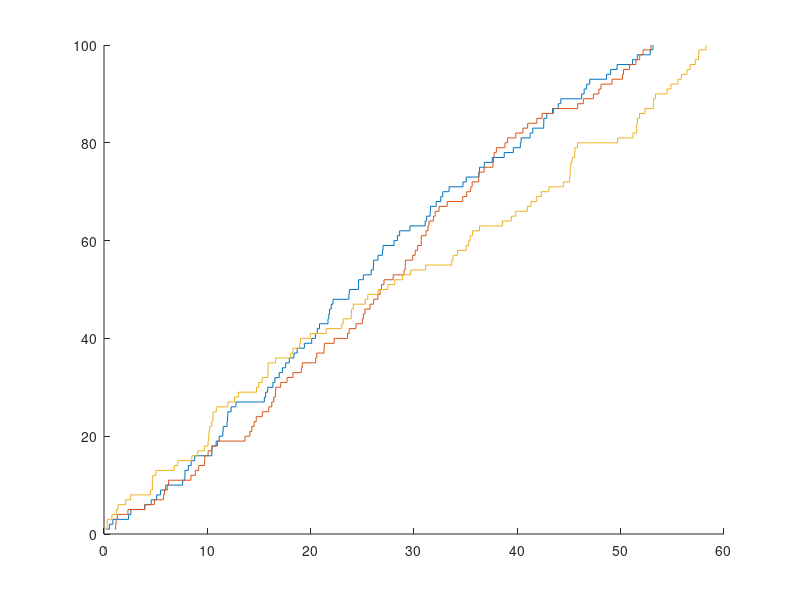
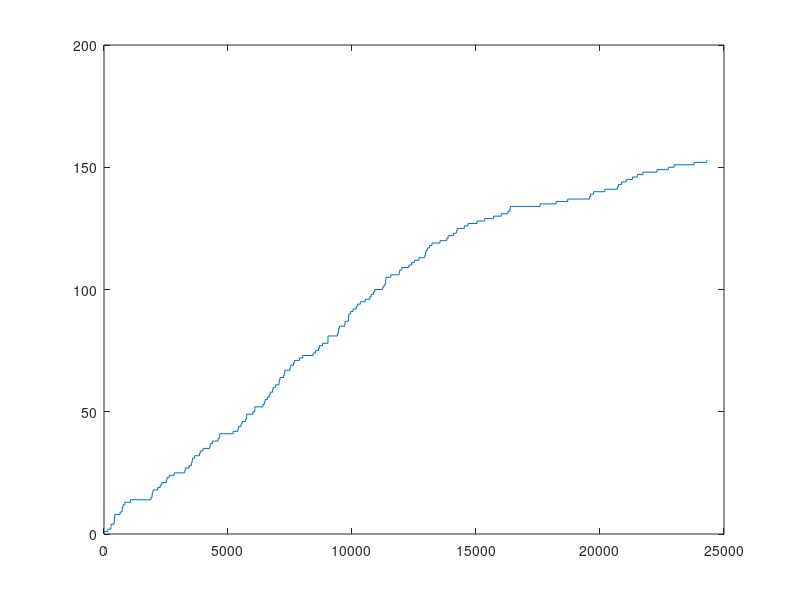
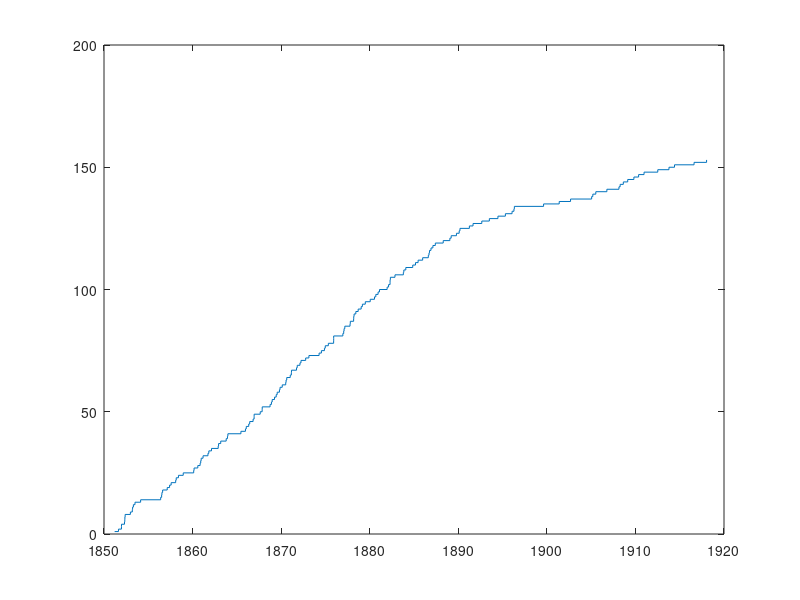
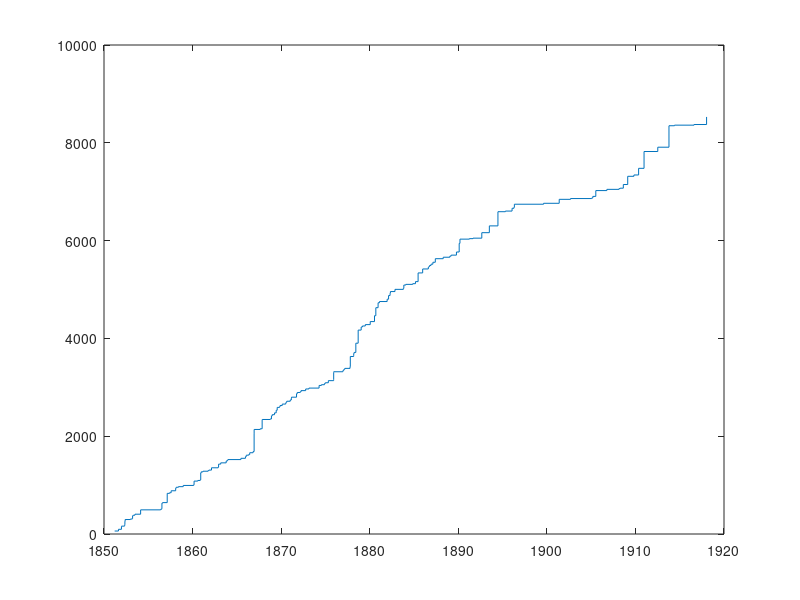

Recreate these plots in MATLAB, in order. (Note: this script raises an error after producing the figures.)
lambda = 2;

u=rand(1,100);
y=-log(1-u)/lambda;
T=cumsum(y);
N=(1:100);
figure()
hold on
stairs(T,N)
u=rand(1,100);
y=-log(1-u)/lambda;
T=cumsum(y);
stairs(T,N)
u=rand(1,100);
y=-log(1-u)/lambda;
T=cumsum(y);
stairs(T,N)
%% 2.3.1
n=20;
lambda_est = N(n)/T(n);
alpha = norminv(0.975);
conf_lowend = lambda_est-alpha*sqrt(lambda_est/n);
conf_highend = lambda_est+alpha*sqrt(lambda_est/n);
%% 2.3.2
n=90;
lambda_est = N(n)/T(n);
alpha = norminv(0.975);
conf_lowend = lambda_est-alpha*sqrt(lambda_est/n);
conf_highend = lambda_est+alpha*sqrt(lambda_est/n);

%% 2.4
clear all
load coal.dat
T=cumsum(coal(:,5));
N=1:size(coal,1);
figure()
stairs(T,N)
lambda_est = (N(length(N))/T(length(T)))*365;
alpha = norminv(0.975);
alpha2 = norminv(0.025);
conf_lowend = lambda_est-alpha*sqrt(lambda_est/T(length(N)));
conf_highend = lambda_est+alpha*sqrt(lambda_est/T(length(N)));

% split coal data

T1 = T(100);
T2 = T(length(T))-T(101);
N1 = 100;
N2 = length(T)-100;

lambda_est1 = (N1/T1)*365;
lambda_est2 = (N2/T2)*365;

conf_lowend2 = lambda_est1 -lambda_est2+((alpha2)^2)/2*(1/N1-1/N2)-alpha*sqrt((lambda_est1/N1+lambda_est2/N2)+((alpha2)^2)/4*(1/N1-1/N2)^2);
conf_highend2 = lambda_est1 -lambda_est2+((alpha2)^2)/2*(1/N1-1/N2)+alpha*sqrt((lambda_est1/N1+lambda_est2/N2)+((alpha2)^2)/4*(1/N1-1/N2)^2);

figure()
stairs(coal(:,3)+coal(:,4)/365,N)
figure()
stairs(coal(:,3)+coal(:,4)/365,cumsum(coal(:,6)))

%% 2.5
clear all
S = 0.5;
lambda = 500;

y= porand(lambda*S);

i=1;
counter = 1;

while counter < y
    K = rand(1,1);
    T = rand(1,1);
    if K+T < 1
        xtemp(counter) = K;
        ytemp(counter) = T;
        counter = counter+1;
    end
end
figure()
plot(xtemp,ytemp,'x')






% lambda = 0.5;
% 
% Y = 1:100;
% X = zeros(1,length(Y));
% 
% for i = 1:length(X)
%     
% X(1,i) = porand(lambda)+1;
% 
% end
% 
% X = cumsum(X);
% figure()
% stairs(X,Y)








%% 3.1
clear all
u=0:0.01:10;
S = 10;
gamma = 8;

y= porand(gamma*S);
T = sort(rand(y,1)*S);

figure()
plot(u,4*(1-cos(u.^2/4)),T,0*T,'x')

%% 3.2.1
S = 50; 
theta = 0.5*[20, 15, 0];
t = inhom_poisson_simulate(theta,S);
u = 0:S/(length(t)-1):S;
figure()
plot(u,theta(1,1) + theta(1,2)*cos(2*pi*t/S) + theta(1,3)*sin(2*pi*t/S),t,0*t,'x')
%% 3.2.2
S = 10; 
theta = [20, 15, 0];
t = inhom_poisson_simulate(theta,S);
[tau, tau2, tau3] = inhom_poisson_est(S,t);
u = 0:S/(length(t)-1):S;
figure()
plot(u,theta(1,1) + theta(1,2)*cos(2*pi*t/S) + theta(1,3)*sin(2*pi*t/S),t,0*t,'x')


%% 3.2.3
S = 10; 
theta = 0.5*[20, 15, 0];
t = inhom_poisson_simulate(theta,S);
[tau, tau2, tau3] = inhom_poisson_est(S,t);
u = 0:S/(length(t)-1):S;
figure()
plot(u,theta(1,1) + theta(1,2)*cos(2*pi*t/S) + theta(1,3)*sin(2*pi*t/S),t,0*t,'x')